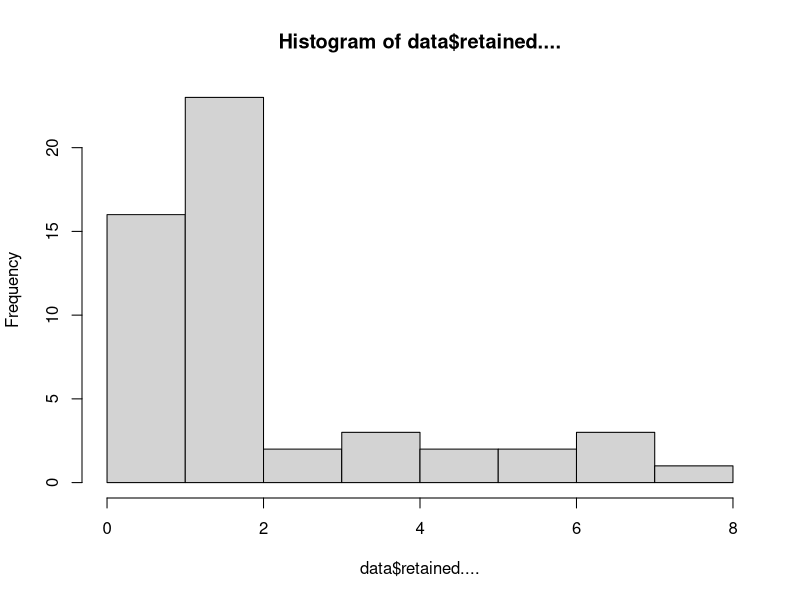
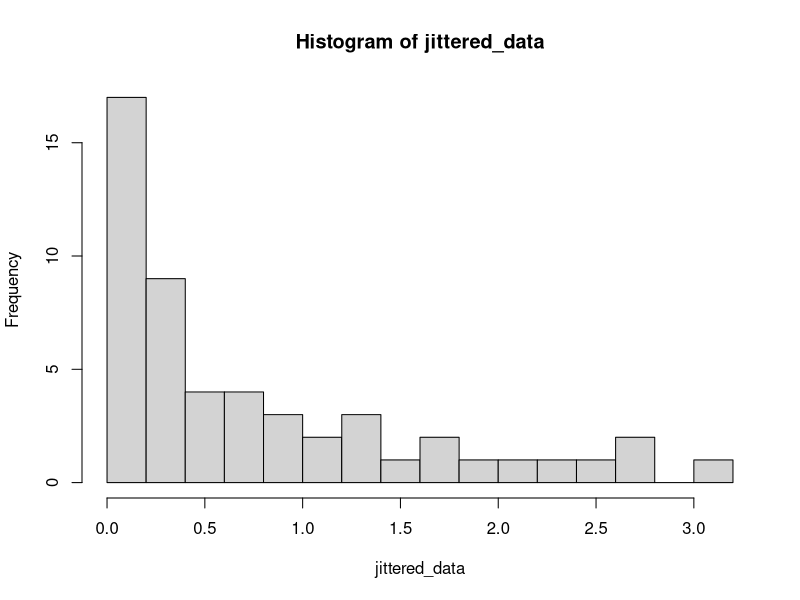

The R script that drew these images, in order:
#function to sample from a Gaussian mixture model
rbilnorm <- function(N, mu1, mu2, sigma1, sigma2, tau){
  ind <- I(runif(N) > tau)
  X <- rep(0,N)
  X[ind] <- rlnorm(sum(ind), mu1, sigma1)
  X[!ind] <- rlnorm(sum(!ind), mu2, sigma2)
  return(X)
}

#pdf from the Gaussian mixture model
dbilnorm <- function(x, mu1, mu2, sigma1, sigma2, tau){
  y <- (1-tau)*dlnorm(x,mu1,sigma1) + tau*dlnorm(x,mu2,sigma2)
  return(y)
}

#EM algorithm for GMMM
EM = function(x, mu1, mu2, sigma1, sigma2, tau) {
  n = length(x)
  lold = 0
  lnew = 10
  while (abs(lold-lnew) > 10^-2) {
    #calculate log likelihood for convergence criteria
    lold = sum(log((1 - tau)*dlnorm(x, mean = mu1, sd = sqrt(sigma1)) + tau * dlnorm(x, mean = mu2, sd = sqrt(sigma2))))
    p = dlnorm(x, mean = mu2, sd = sqrt(sigma2)) * tau / dbilnorm(x, mu1, mu2, sqrt(sigma1), sqrt(sigma2), tau)
    #update the parameters according to ML estimator of slide 15, week 7
    tau = 1/n * sum(p)
    mu1 = sum(log(x) * (1 - p)) / sum(1 - p)
    mu2 = sum(log(x) * p) / sum(p)
    sigma1 = sum((1 - p) * ((log(x) - mu1)^2)) / sum(1 - p)
    sigma2 = sum(p * ((log(x) - mu2)^2)) / sum(p)
    #calculate log likelihood for convergence criteria
    lnew = sum(log((1 - tau)*dlnorm(x, mean = mu1, sd = sqrt(sigma1)) + tau * dlnorm(x, mean = mu2, sd = sqrt(sigma2))))
  }
  return(c(mu1, mu2, sigma1, sigma2, tau))
}

data = read.csv(file = "Project-1/1_snow_particles.csv")
#Check histogram of the data
hist(data$retained....)
#jittering the data
n = length(data$X)
noise = runif(n, min = 0, max = 0.05)
jittered_data = data$startpoint + noise
hist(jittered_data, breaks = 20)
testdata = rbilnorm(10000, 1, 5, 1, 1, 0.6)
#define starting parameters of the bilognormal model
mu1 <- 1
mu2 <- 3
sigma1 <- 0.5
sigma2 <- 1
tau <- 0.5
estim = EM(testdata, mu1, mu2, sigma1, sigma2, tau)
print(estim)

